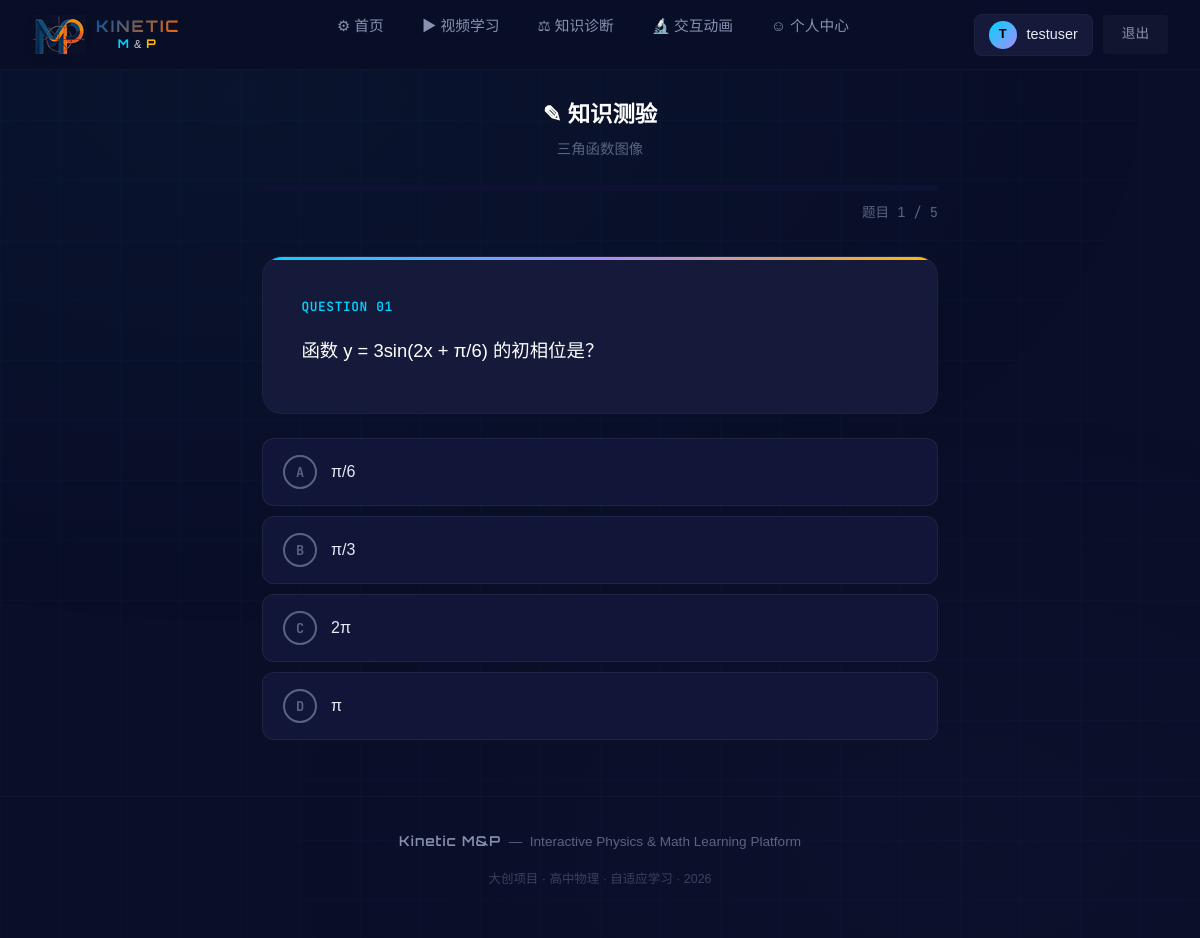
Page /quiz/math_01 (signed in) on the committed database.
### app/models.py (models this page shows, shortened)
class User(UserMixin, db.Model):
    __tablename__ = 'users'
    id = db.Column(db.Integer, primary_key=True)
    username = db.Column(db.String(50), unique=True, nullable=False)
    password_hash = db.Column(db.String(256), nullable=False)
    email = db.Column(db.String(100))
    grade = db.Column(db.String(10), default='高一')
    created_at = db.Column(db.DateTime, default=datetime.now(timezone.utc))
    last_login = db.Column(db.DateTime)

class Video(db.Model):
    __tablename__ = 'videos'
    id = db.Column(db.Integer, primary_key=True)
    title = db.Column(db.String(200), nullable=False)
    description = db.Column(db.Text)
    topic = db.Column(db.String(100), nullable=False)
    topic_id = db.Column(db.String(50), nullable=False)
    subject = db.Column(db.String(20), default='物理')
    chapter = db.Column(db.String(50))
    video_path = db.Column(db.String(300), nullable=False)
    cover_path = db.Column(db.String(300))
    duration = db.Column(db.Integer)
    difficulty = db.Column(db.Integer, default=2)
    prerequisites = db.Column(db.Text)
    related = db.Column(db.Text)
    created_at = db.Column(db.DateTime, default=datetime.now(timezone.utc))

### app/routes/quiz.py (the view, shortened to what this page needs)
@quiz_bp.route('/quiz/<topic_id>')
@login_required
def quiz_page(topic_id):
    from app.models import Video
    if not re.match(r'^[a-zA-Z0-9_]+$', topic_id):
        return render_template('quiz.html',
                               questions=[],
                               topic_id=topic_id,
                               topic_name='无效的知识点')
    count = request.args.get('count', 5, type=int)
    difficulty = request.args.get('difficulty', 0, type=int)
    count = max(3, min(20, count))  # 限制 3-20 题
    query = Question.query.filter_by(topic_id=topic_id)
    if difficulty > 0:
        query = query.filter_by(difficulty=difficulty)
    questions = query.all()
    selected = random.sample(questions, min(count, len(questions)))
    video = Video.query.filter_by(topic_id=topic_id).first()
    topic_name = video.topic if video else topic_id
    questions_data = [{
        'id': q.id,
        'question': q.content,
        'options': [q.option_a, q.option_b, q.option_c, q.option_d],
        'answer': 'ABCD'.index(q.answer),
        'explanation': q.explanation or '',
        'formula': ''
    } for q in selected]
    return render_template('quiz.html',
                           questions=questions_data,
                           topic_id=topic_id,
                           topic_name=topic_name,
                           quiz_count=count,
                           quiz_difficulty=difficulty)

### app/models.py (called while the page is built)
@login_manager.user_loader
def load_user(user_id):
    return User.query.get(int(user_id))

### app/templates/quiz.html (shortened to what this page needs)
{% extends "base.html" %}
{% block content %}
<div class="quiz-container" id="quizApp">
    <div style="text-align:center; margin-bottom:1.5rem;">
        <h1 style="font-size:1.4rem; font-weight:700; color:var(--text-bright);">
            &#9998; 知识测验
        </h1>
        <p style="font-size:0.9rem; color:var(--text-muted); margin-top:4px;">
            {{ topic_name if topic_name else '综合测试' }}
        </p>
    </div>
    <div class="quiz-progress">
        <div class="quiz-progress-bar">
        </div>
        <div class="quiz-progress-text" id="quizProgressText">
        </div>
    </div>
    <div id="quizQuestionArea">
    </div>
</div>
{% endblock %}

### app/templates/base.html (shortened to what this page needs)
<!DOCTYPE html>
<html lang="zh-CN">
<head>
    <link href="https://cdn.jsdelivr.net/npm/bootstrap@5.3.3/dist/css/bootstrap.min.css" rel="stylesheet">
    <link href="https://cdn.jsdelivr.net/npm/video.js@8.10.0/dist/video-js.min.css" rel="stylesheet">
    <link rel="stylesheet" href="{{ url_for('static', filename='css/style.css') }}">
</head>
<body>
    <nav class="navbar-custom" id="mainNav" role="navigation" aria-label="主导航">
        <a href="{{ url_for('auth.index') }}" class="nav-brand" style="display:flex; align-items:center; gap:10px; text-decoration:none;">
            <img src="{{ url_for('static', filename='logo_navbar.png') }}" alt="Kinetic M&P" style="height:40px; width:auto; filter:drop-shadow(0 2px 4px rgba(0,0,0,0.3));">
            <div style="text-align:center;">
                <div style="font-family:'Orbitron',sans-serif; font-size:16px; font-weight:700; letter-spacing:2px; background:linear-gradient(135deg, #0055A4, #FF6B00); -webkit-background-clip:text; -webkit-text-fill-color:transparent; line-height:1.1;">KINETIC</div>
                <div style="font-family:'Orbitron',sans-serif; font-size:12px; font-weight:700; letter-spacing:3px; line-height:1.2; margin-top:1px;">
                    <span style="color:var(--cyan);">M</span><span style="font-family:'Noto Sans SC',sans-serif; font-weight:400; color:#d0d0e0; font-size:11px; margin:0 2px;">&amp;</span><span style="color:var(--amber);">P</span>
                </div>
            </div>
        </a>
        <ul class="nav-links" id="navLinks">
            <li>
                <a href="{{ url_for('auth.index') }}"
                   class="{% if request.endpoint == 'auth.index' %}active{% endif %}">
                    &#9881; 首页
                </a>
            </li>
            <li>
                <a href="{{ url_for('videos.video_list') }}"
                   class="{% if request.endpoint in ['videos.video_list', 'videos.video_play'] %}active{% endif %}">
                    &#9654; 视频学习
                </a>
            </li>
            <li>
                <a href="{{ url_for('diagnosis.diagnosis_page') }}"
                   class="{% if request.endpoint == 'diagnosis.diagnosis_page' %}active{% endif %}">
                    &#9878; 知识诊断
                </a>
            </li>
            <li>
                <a href="{{ url_for('experiments.experiment_list') }}"
                   class="{% if request.endpoint and 'experiments' in request.endpoint %}active{% endif %}">
                    &#128300; 交互动画
                </a>
            </li>
            <li>
                <a href="{{ url_for('auth.profile') }}"
                   class="{% if request.endpoint == 'auth.profile' %}active{% endif %}">
                    &#9786; 个人中心
                </a>
            </li>
        </ul>
        <div class="nav-actions">
            {% if current_user.is_authenticated %}
                <div class="nav-user">
                    <div class="nav-user-avatar">
                        {{ current_user.username|first|upper }}
                    </div>
                    <span>{{ current_user.username }}</span>
                </div>
                <a href="{{ url_for('auth.logout') }}" class="btn btn-ghost btn-sm">退出</a>
            {% else %}
                <a href="{{ url_for('auth.login') }}" class="btn btn-ghost btn-sm">登录</a>
                <a href="{{ url_for('auth.register') }}" class="btn btn-primary btn-sm">注册</a>
            {% endif %}
        </div>
    </nav>
    <main class="page-content page-enter" role="main" id="mainContent">
        {% block content %}{% endblock %}
    </main>
    <footer class="site-footer">
        <p>
            <span class="footer-brand" style="font-family:'Orbitron',sans-serif; letter-spacing:1px;">Kinetic M&P</span>
            &nbsp;&mdash;&nbsp;
            Interactive Physics & Math Learning Platform
        </p>
        <p class="mt-1" style="font-size:0.78rem; opacity:0.6;">
            大创项目 &middot; 高中物理 &middot; 自适应学习 &middot; 2026
        </p>
    </footer>
</body>
</html>

### app/static/css/style.css (style rules this page uses)
:root { --bg-base: #0a0e27; --bg-surface: #111638; --bg-card: #151a3a; --bg-card-hover: #1a2048; --bg-input: #0d1233; --cyan: #00d4ff; --cyan-dim: #00d4ff44; --cyan-glow: 0 0 20px #00d4ff55, 0 0 60px #00d4ff22; --amber: #ffb800; --amber-dim: #ffb80044; --green: #00ff88; --green-dim: #00ff8844; --red: #ff4466; --red-dim: #ff446644; --purple: #a78bfa; --text-primary: #e8eaf6; --text-secondary:#8892b0; --text-muted: #5a6480; --text-bright: #ffffff; --font-mono: 'JetBrains Mono', 'Fira Code', monospace; --font-sans: 'Noto Sans SC', 'PingFang SC', 'Microsoft YaHei', sans-serif; --radius: 12px; --radius-sm: 8px; --radius-lg: 20px; --ease-out: cubic-bezier(0.22, 1, 0.36, 1); --transition: 0.3s var(--ease-out); }
*, *::before, *::after { box-sizing: border-box; margin: 0; padding: 0; }
html { font-size: 16px; scroll-behavior: smooth; -webkit-font-smoothing: antialiased; }
body { font-family: var(--font-sans); background: var(--bg-base); color: var(--text-primary); line-height: 1.7; min-height: 100vh; overflow-x: hidden; position: relative; }
body::before { content: ''; position: fixed; inset: 0; z-index: 0; pointer-events: none; background-image: linear-gradient(var(--cyan-dim) 1px, transparent 1px), linear-gradient(90deg, var(--cyan-dim) 1px, transparent 1px); background-size: 60px 60px; opacity: 0.08; animation: gridShift 40s linear infinite; }
body::after { content: ''; position: fixed; inset: 0; z-index: 0; pointer-events: none; background: radial-gradient(ellipse 80% 60% at 20% 10%, #00d4ff08, transparent), radial-gradient(ellipse 60% 50% at 80% 90%, #a78bfa06, transparent); }
.page-content { position: relative; z-index: 1; min-height: calc(100vh - 70px); padding-top: 70px; }
.page-content { animation: fadeSlideIn 0.5s var(--ease-out) both; }
.navbar-custom { position: fixed; top: 0; left: 0; right: 0; z-index: 1000; height: 70px; display: flex; align-items: center; justify-content: space-between; padding: 0 2rem; background: #0a0e27ee; backdrop-filter: blur(20px) saturate(1.4); -webkit-backdrop-filter: blur(20px) saturate(1.4); border-bottom: 1px solid #ffffff08; transition: var(--transition); }
.nav-brand { display: flex; align-items: center; gap: 12px; text-decoration: none; color: var(--text-bright); }
.nav-links { display: flex; align-items: center; gap: 2px; list-style: none; }
.nav-links a { display: flex; align-items: center; gap: 6px; padding: 8px 18px; color: var(--text-secondary); text-decoration: none; font-size: 0.92rem; font-weight: 500; border-radius: var(--radius-sm); transition: var(--transition); position: relative; }
.nav-actions { display: flex; align-items: center; gap: 10px; }
.nav-user { display: flex; align-items: center; gap: 10px; padding: 6px 14px; background: var(--bg-card); border-radius: var(--radius-sm); border: 1px solid #ffffff08; color: var(--text-primary); font-size: 0.9rem; }
.nav-user-avatar { width: 28px; height: 28px; border-radius: 50%; background: linear-gradient(135deg, var(--cyan), var(--purple)); display: flex; align-items: center; justify-content: center; font-size: 13px; font-weight: 600; color: #000; }
.btn-ghost { background: #ffffff08; color: var(--text-secondary); border: 1px solid transparent; }
.btn-sm { padding: 8px 18px; font-size: 0.85rem; }
.quiz-container { max-width: 740px; margin: 0 auto; padding: 2rem; }
.quiz-progress { margin-bottom: 2rem; }
.quiz-progress-bar { width: 100%; height: 6px; background: var(--bg-input); border-radius: 3px; overflow: hidden; margin-bottom: 10px; }
.quiz-progress-text { font-family: var(--font-mono); font-size: 0.85rem; color: var(--text-muted); text-align: right; }
.site-footer { position: relative; z-index: 1; border-top: 1px solid #ffffff08; padding: 2rem; text-align: center; color: var(--text-muted); font-size: 0.85rem; }
.footer-brand { font-weight: 600; color: var(--text-secondary); }
.mt-1 { margin-top: 0.5rem; }

### app/templates/base.html (style rules this page uses)
.page-enter { animation: pageEnter 0.35s var(--ease-out, ease-out) both; }
.nav-links a, .nav-actions a { transition: color 0.2s, transform 0.15s; }
.btn { transition: transform 0.12s, box-shadow 0.2s, background 0.2s; }

### rows in the picture
User: username|first "T", username "testuser"
Video: topic "三角函数图像"
